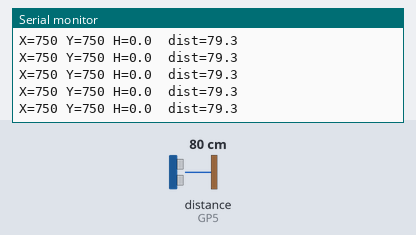
Bench run of a sketch on a simulated Raspberry Pi Pico. On the bench: the last lines printed to the serial monitor. Wiring (inferred from the names in the program): ultrasonic range finder: trigger GP4; echo GP5. Inputs (shaded band) come from the test bench; at power-on: distance to the obstacle (sensor on GP5) 80 cm. The echo pulse lasts 58.3 µs per cm.

Above: at 1.2 s.
1.3 s: distance to the obstacle (sensor on GP5) set to 2 cm
At 1.56 s:
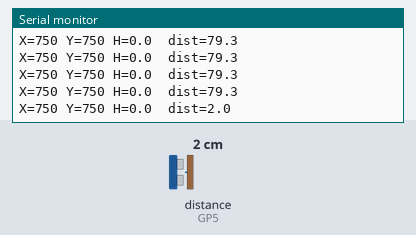
2.8 s: distance to the obstacle (sensor on GP5) set to 4 cm
At 2.96 s:
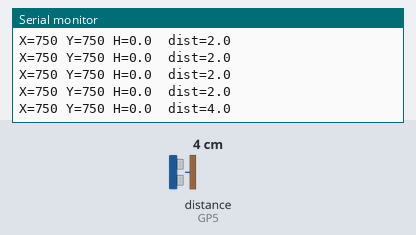
Timing chart, 0 to 5.8 s (numbered marks = the images above; inputs shaded):
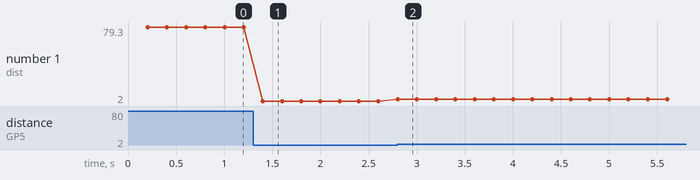

Measured:
- after the input at 1.3 s, the serial monitor: prints a new line after 0.10 s (image 1)
- after the input at 2.8 s, the serial monitor: prints a new line at once (image 2)
- plotted number 1: 79.3 → 2 after the input at 1.3 s, 2 → 4 after the input at 2.8 s

The sketch:

slam_odometry_grid.ino
```cpp
// snippet: slam_odometry_grid
// tags: slam, odometry, encoder, occupancy-grid, robot, navigation, position, mapping
// boards: avr, esp32, megaavr, nano33iot, romi32u4, rp2040
// library: none
// description: Dead-reckoning odometry + ultrasonic occupancy grid — tracks robot XY pose on a map
// prompts: odometry SLAM dead reckoning, encoder occupancy grid, wheel encoder mapping, robot position tracking map

// ---- CONFIGURE ----
const float WHEEL_DIAM_MM  = 65.0f;
const float TRACK_MM       = 150.0f;
const int   ENCODER_CPR    = 360;     // counts per revolution
const int   TRIG_PIN = 4, ECHO_PIN = 5;
const int   CELL_MM  = 50;
const int   GRID_SZ  = 30;
// -------------------

// encoder counts (incremented by interrupt)
volatile long encL = 0, encR = 0;
long prevEncL = 0, prevEncR = 0;

float poseX = (GRID_SZ / 2) * CELL_MM;  // mm
float poseY = (GRID_SZ / 2) * CELL_MM;
float poseH = 0.0f;                      // radians, 0 = +X

uint8_t grid[GRID_SZ][GRID_SZ];

long pulseToCm(long pulses) {
  return pulses * WHEEL_DIAM_MM * PI / ENCODER_CPR;
}

void updateOdometry() {
  long dL = encL - prevEncL;
  long dR = encR - prevEncR;
  prevEncL = encL; prevEncR = encR;

  float distL = (float)dL * WHEEL_DIAM_MM * PI / ENCODER_CPR;
  float distR = (float)dR * WHEEL_DIAM_MM * PI / ENCODER_CPR;
  float dist  = (distL + distR) * 0.5f;
  float dh    = (distR - distL) / TRACK_MM;

  poseH += dh;
  poseX += dist * cos(poseH);
  poseY += dist * sin(poseH);
}

float readUltrasonicCm() {
  digitalWrite(TRIG_PIN, LOW); delayMicroseconds(2);
  digitalWrite(TRIG_PIN, HIGH); delayMicroseconds(10);
  digitalWrite(TRIG_PIN, LOW);
  long t = pulseIn(ECHO_PIN, HIGH, 30000);  // returns echo duration in us; divide by 58 for cm (speed of sound)
  return t * 0.034f / 2.0f;
}

void markObstacle(float dist) {
  float ox = poseX + dist * cos(poseH) * 10.0f;  // mm
  float oy = poseY + dist * sin(poseH) * 10.0f;
  int gx = (int)(ox / CELL_MM); int gy = (int)(oy / CELL_MM);
  if (gx >= 0 && gx < GRID_SZ && gy >= 0 && gy < GRID_SZ) grid[gy][gx] = 2;
}

void setup() {
  Serial.begin(115200);
  pinMode(TRIG_PIN, OUTPUT); pinMode(ECHO_PIN, INPUT);
  memset(grid, 1, sizeof(grid));  // all free
}

unsigned long prevMs = 0;

void loop() {
  updateOdometry();

  unsigned long now = millis();
  if (now - prevMs < 200) return;
  prevMs = now;

  float d = readUltrasonicCm();
  if (d > 0 && d < 200) markObstacle(d);

  // print robot pose
  Serial.print("X="); Serial.print(poseX, 0);
  Serial.print(" Y="); Serial.print(poseY, 0);
  Serial.print(" H="); Serial.print(poseH * 180.0f / PI, 1);
  Serial.print("  dist="); Serial.println(d, 1);
}
```
